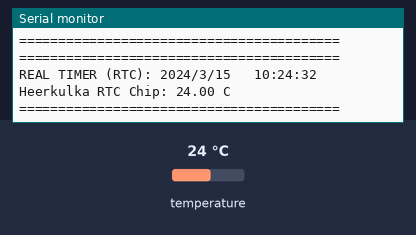
A sketch run on a simulated ESP32. On the bench: the last lines printed to the serial monitor. The inputs (shaded band) are chosen by the test bench; at power-on: temperature 24 °C. WiFi joins after 1.5 s; servers stay silent unless stated; the local clock reads 2024-03-15 10:24:30 at power-on unless the sketch sets it.

Above: at 2.7 s.
2.8 s: temperature set to 12 °C
At 4.1 s:
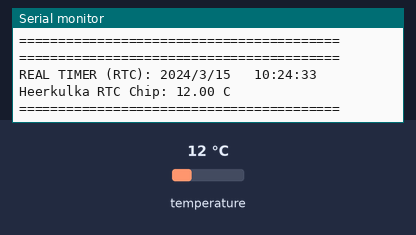
4.3 s: temperature set to 19 °C
At 5.3 s:
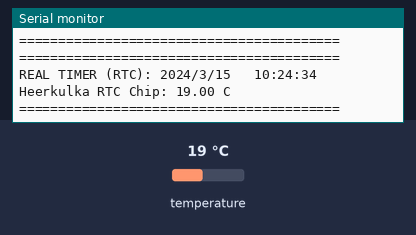
Timing chart, 0 to 7.3 s (numbered marks = the images above; inputs shaded):
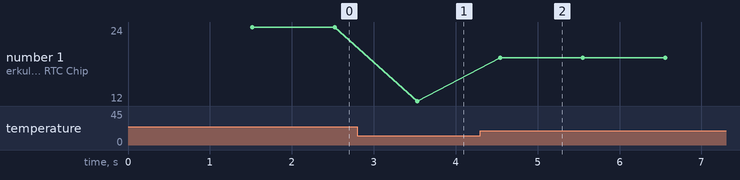

The sketch:

esp32_rtc_ds3231.ino
```cpp
#include <Wire.h>
#include "RTClib.h"
#include <WiFi.h>

RTC_DS3231 rtc;

// Xogta Wi-Fi-ga si markii ugu horreysay looga qaado waqtiga internet-ka
const char* ssid     = "MAGACA_WIFI_GAAGA";
const char* password = "PASSWORD_KA_WIFI_GAAGA";

void setup() {
  Serial.begin(115200);

  // Bilaabidda Hardware-ka RTC
  if (!rtc.begin()) {
    Serial.println("Cillad: Ma helin qalabka DS3231 RTC!");
    while (1);
  }

  // Ku xirmaya Wi-Fi si saacadda loo saxo markii ugu horreysay
  WiFi.begin(ssid, password);
  int isku_day = 0;
  while (WiFi.status() != WL_CONNECTED && isku_day < 20) {
    delay(500);
    Serial.print(".");
    isku_day++;
  }

  if (WiFi.status() == WL_CONNECTED) {
    Serial.println("\nWi-Fi waa ku xirmay! Waxaan dhowraynaa waqtiga internetka...");
    // Waxay si otomaatig ah ugu dhex kaydinaysaa saacadda rasmiga ah gudaha DS3231 RTC
    configTime(10800, 0, "pool.ntp.org"); // +3 GMT East Africa
    struct tm timeinfo;
    if (getLocalTime(&timeinfo)) {
      rtc.adjust(DateTime(timeinfo.tm_year + 1900, timeinfo.tm_mon + 1, timeinfo.tm_mday, timeinfo.tm_hour, timeinfo.tm_min, timeinfo.tm_sec));
      Serial.println("RTC Hardware-ka waa la saxay oo la isku waafajiyay internetka!");
    }
  } else {
    Serial.println("\nWi-Fi lama helin. RTC wuxuu isticmaalayaa waqtigii hore ugu keydsanaa.");
  }
}

void loop() {
  // Akhrinta waqtiga rasmiga ah ee ka imaanaya Hardware-ka RTC (Xataa haddii Wi-Fi ka maqan yahay)
  DateTime now = rtc.now();

  Serial.println("=========================================");
  Serial.print("REAL TIMER (RTC): ");
  Serial.print(now.year(), DEC);   Serial.print('/');
  Serial.print(now.month(), DEC);  Serial.print('/');
  Serial.print(now.day(), DEC);    Serial.print("   ");
  Serial.print(now.hour(), DEC);   Serial.print(':');
  Serial.print(now.minute(), DEC); Serial.print(':');
  Serial.print(now.second(), DEC); Serial.println();

  // Hubinta Heerkulka Chip-ka RTC (Wuxuu muujiyaa caafimaadka aaladda)
  Serial.print("Heerkulka RTC Chip: ");
  Serial.print(rtc.getTemperature());
  Serial.println(" C");
  Serial.println("=========================================");

  delay(1000); // Wuxuu soo cusboonaysiigayaa ilbiriqsi kasta
}
```

Measured:
- after the input at 2.8 s, the serial monitor: prints a new line after 0.73 s (image 1)
- after the input at 4.3 s, the serial monitor: prints a new line after 0.24 s (image 2)
- plotted number 1: 24 → 12 after the input at 2.8 s, 12 → 19 after the input at 4.3 s
